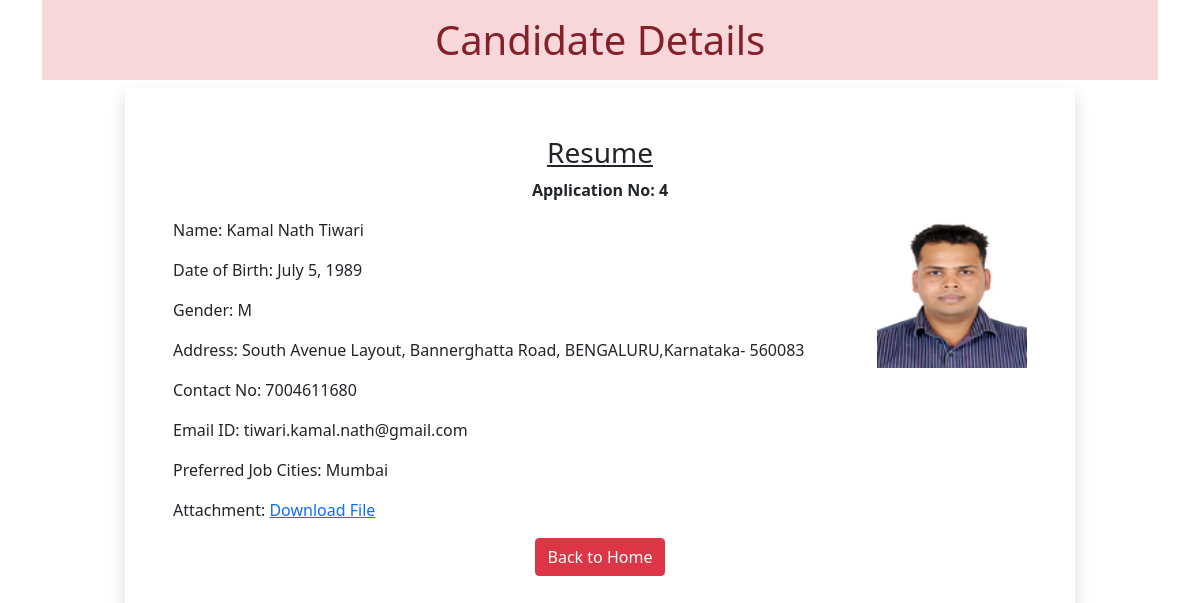
/accounts/view/4, run on the app's committed database.
### myapp/models.py (models this page shows)
class Resume(models.Model):
    name = models.CharField(max_length=70)
    dob = models.DateField(auto_now=False, auto_now_add=False)
    gender = models.CharField(max_length=20)
    locality = models.CharField(max_length=100)
    city = models.CharField(max_length=50)
    pin = models.PositiveIntegerField()
    state = models.CharField(choices=STATE_CHOICES, max_length=50)
    mobile = models.PositiveIntegerField()
    email = models.EmailField()
    job_city = models.CharField(max_length=100, null=True)
    prfile_image = models.ImageField(upload_to='ProfileImg', blank=True)
    my_file = models.FileField(upload_to='doc', blank=True)

### myapp/views.py (the view)
# urls.py: path('view/<int:pk>', views.CandidateView.as_view(), name='candidate'),
class CandidateView(View):
    def get(self, request, pk):
        id = pk
        candidate = Resume.objects.get(id=id)
        return render(request, 'myapp/candidate.html', {'candidate': candidate})

### myapp/templatetags/myfilter.py (called while the page is built)
@register.filter(name='remove_special')
def remove_chars(value, arg):
    print('arg is ',arg)
    print('value is ',value)
    for character in arg:
        value = value.replace(character,'')
    return value

### myapp/templates/myapp/candidate.html (shortened to what this page needs)
<!doctype html>
{% load static %}
{% load myfilter %}
<html lang="en">
<head>
  <link href="https://cdn.jsdelivr.net/npm/bootstrap@5.0.0-beta2/dist/css/bootstrap.min.css" rel="stylesheet">
  <link rel = "stylesheet" href = " {% static 'myapp/css/style.css' %}" >
</head>
<body>
    <div class="container">
        <h1 class="alert-danger text-center p-3">Candidate Details</h1>
        <div class="row">
            <div class="col-sm-10 shadow p-5 offset-sm-1">
                <h3 class="text-center"><u>Resume</u></h3>
                <p class="text-center"><b>Application No: {{candidate.id}}</b></p>
                {% if candidate.prfile_image %}
                <img class="float-end" src = "{{candidate.prfile_image.url}}" alt="" class="img-fluid img-thumbnail mt-4" width="150" height="150">
                {% else %}
                <h5 class="float-end">No image available</h5>
                {% endif %}
                <p>Name: {{candidate.name}}</p>
                <p>Date of Birth: {{candidate.dob}}</p>
                <p>Gender: {{candidate.gender}}</p>
                <p>Address: {{candidate.locality}}, {{candidate.city}},{{candidate.state}}- {{candidate.pin}}</p>
                <p>Contact No: {{candidate.mobile}}</p>
                <p>Email ID: {{candidate.email}}</p>
                <p>Preferred Job Cities: {{candidate.job_city|remove_special:"[]'"}}</p>
                <p>Attachment:
                {% if candidate.my_file %}
                <a href ="{{candidate.my_file.url}}">Download File</a></p>
                {% else %}
                <h5></h5>No file available</h5>
                {% endif %}
                <div class="text-center">
                    <a href ="{% url 'dashboard' %}" class="btn btn-danger">Back to Home</a>
        </div>
    </div>
</body>
</html>

### data on the page
Resume: id "4", prfile_image (picture), name "Kamal Nath Tiwari", dob "July 5, 1989", gender "M", locality "South Avenue Layout, Bannerghatta Road", city "BENGALURU", state "Karnataka", pin "560083", mobile "7004611680", email "tiwari.kamal.nath@gmail.com", job_city|remove_special "Mumbai"
